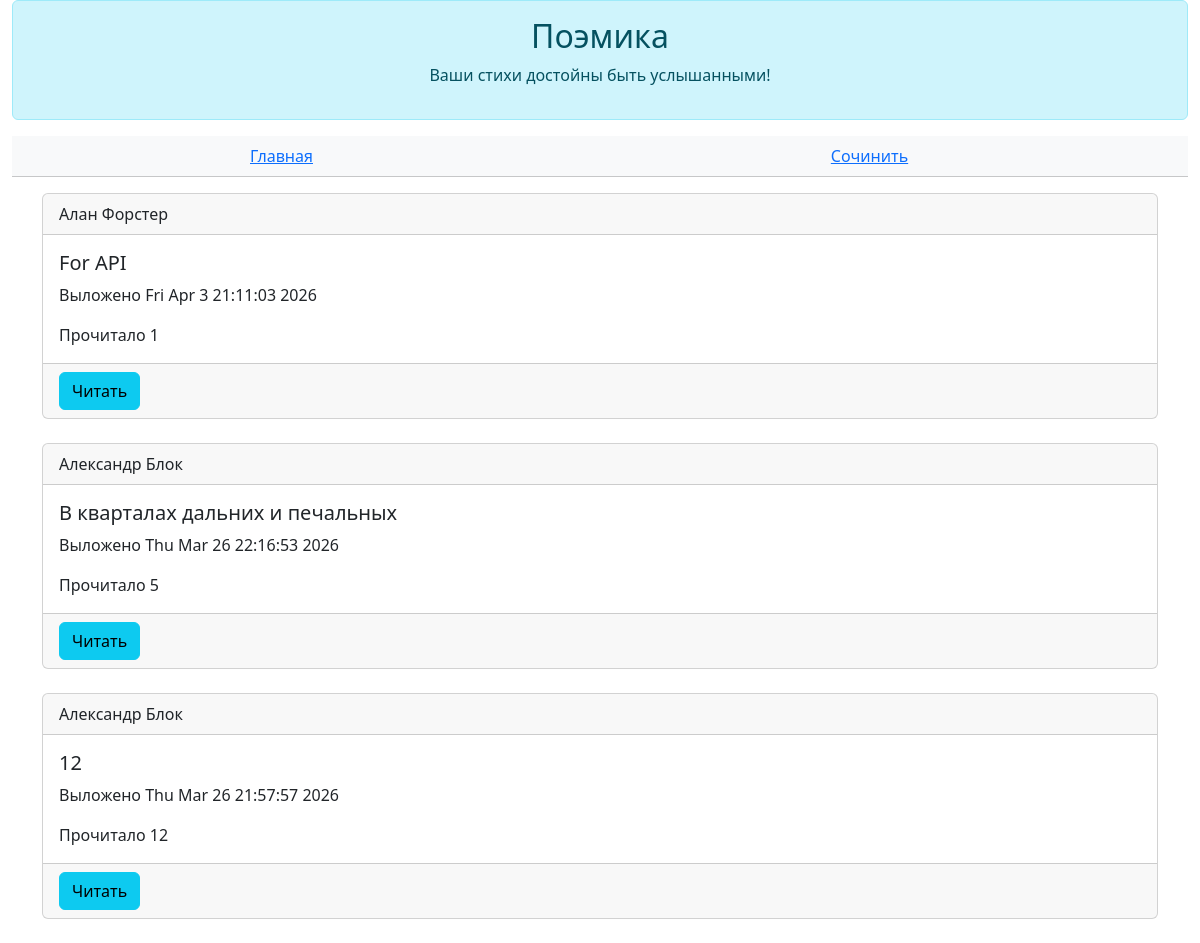
The app's page /poems, older data.
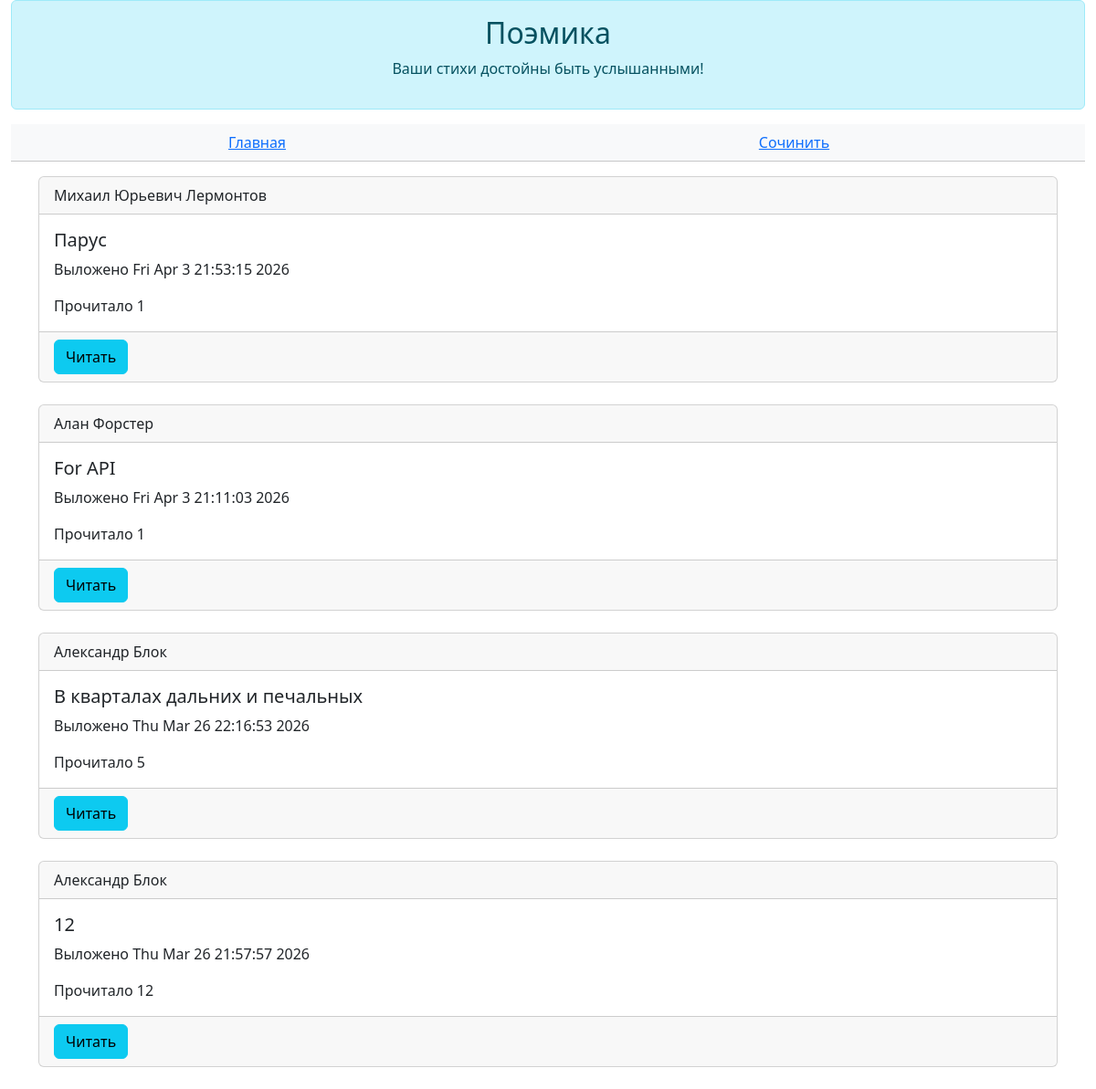
The same page, newer data.
### data/all_models.py (models this page shows)
class Poem(SqlAlchemyBase, SerializerMixin):
    __tablename__ = "poems"
    id = sqlalchemy.Column(sqlalchemy.Integer, primary_key=True, autoincrement=True)
    author_id = sqlalchemy.Column(sqlalchemy.Integer, sqlalchemy.ForeignKey(User.id))
    author = orm.relationship("User")
    title = sqlalchemy.Column(sqlalchemy.String(25))
    body = sqlalchemy.Column(sqlalchemy.Text)
    read_count = sqlalchemy.Column(sqlalchemy.Integer, default=0)
    is_private = sqlalchemy.Column(sqlalchemy.Boolean, default=True)
    created = sqlalchemy.Column(sqlalchemy.DateTime, default=datetime.datetime.now())

class User(SqlAlchemyBase, UserMixin, SerializerMixin):
    __tablename__ = "users"
    id = sqlalchemy.Column(sqlalchemy.Integer, primary_key=True, autoincrement=True)
    login = sqlalchemy.Column(sqlalchemy.String)
    name = sqlalchemy.Column(sqlalchemy.String, default="Неизвестный")
    email = sqlalchemy.Column(sqlalchemy.String, unique=True)
    description = sqlalchemy.Column(sqlalchemy.Text, default="Я поэт, тем и интересен")
    hashed_password = sqlalchemy.Column(sqlalchemy.String)
    poems = orm.relationship("Poem", back_populates="author")

### main.py (the view)
@app.route("/poems")
def poems():
    poems = db.query(Poem).all()
    return flask.render_template("poems.html", poems=poems[::-1], user=current_user)

### templates/poems.html (shortened to what this page needs)
{% extends 'base.html' %}
{% block _header %}
    <table class="table table-light text-center">
        <tbody>
            <tr>
                <td>
                    <a href="/">Главная</a>
                </td>
                <td>
                    <a href="/poem/create">Сочинить</a>
                </td>
            </tr>
        </tbody>
    </table>
{% endblock %}
{% block _body %}
    {% for poem in poems %}
        {% if not poem.is_private%}
            <div class="card">
                <div class="card-header">
                    {{poem.author.login}}
                </div>
                <div class="card-body">
                    <h5 class="card-title">{{poem.title}}</h5>
                    <p class="card-text">Выложено {{poem.created.ctime()}}</p>
                    <p class="card-text">Прочитало {{poem.read_count}}</p>
                </div>
                <div class="card-footer">
                    <button class="btn btn-info" onclick="location.href='/poem/read/{{poem.id}}'">Читать</button>
                </div>
            </div>
            <br/>
        {% endif %}
    {% endfor %}
{% endblock %}

Row changes from the older to the newer data that the page shows:
added Poem: author.login "Михаил Юрьевич Лермонтов", title "Парус", created.ctime "Fri Apr 3 21:53:15 2026", read_count "1"
